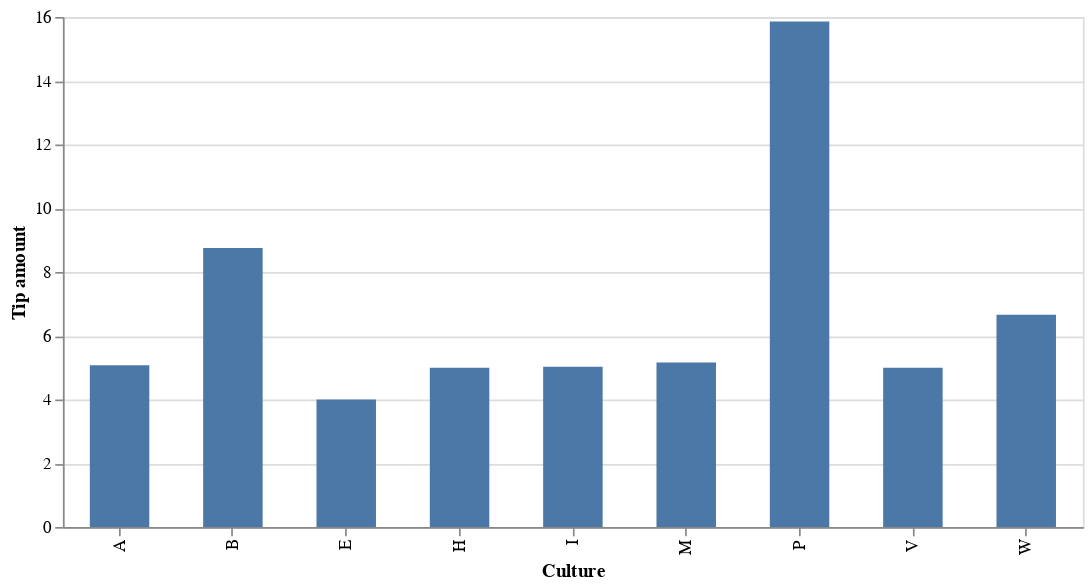

Notebook cell for this chart:
### Code cell
# Tip on Cultrue
df = pd.read_csv('Haircut_Tip_Amounts.csv.xls')
df['Tip amount'] = df['Tip amount'].replace({
    '3,5': 4,
    '4,5': 5
})

df['Tip amount']=df['Tip amount'].astype(int)
df = df.groupby('Culture', as_index=False)[['Tip amount']].mean()

alt.Chart(df).mark_bar(size=35).encode(
    x='Culture',
    y='Tip amount',
    tooltip=['Tip amount']).properties(width=600)

### Figure 1 — Vega-Lite specification as saved in the notebook (floating-point values rounded to 4 significant figures)
{"config": {"view": {"continuousWidth": 400, "continuousHeight": 300}}, "data": {"name": "data-0a934416d78f5d4b3fc3f83b4d07bf02"}, "mark": {"type": "bar", "size": 35}, "encoding": {"tooltip": [{"field": "Tip amount", "type": "quantitative"}], "x": {"field": "Culture", "type": "nominal"}, "y": {"field": "Tip amount", "type": "quantitative"}}, "width": 600, "$schema": "https://vega.github.io/schema/vega-lite/v4.17.0.json", "datasets": {"data-0a934416d78f5d4b3fc3f83b4d07bf02": [{"Culture": "A", "Tip amount": 5.077}, {"Culture": "B", "Tip amount": 8.75}, {"Culture": "E", "Tip amount": 4.0}, {"Culture": "H", "Tip amount": 5.0}, {"Culture": "I", "Tip amount": 5.026}, {"Culture": "M", "Tip amount": 5.16}, {"Culture": "P", "Tip amount": 15.86}, {"Culture": "V", "Tip amount": 5.0}, {"Culture": "W", "Tip amount": 6.661}]}}
